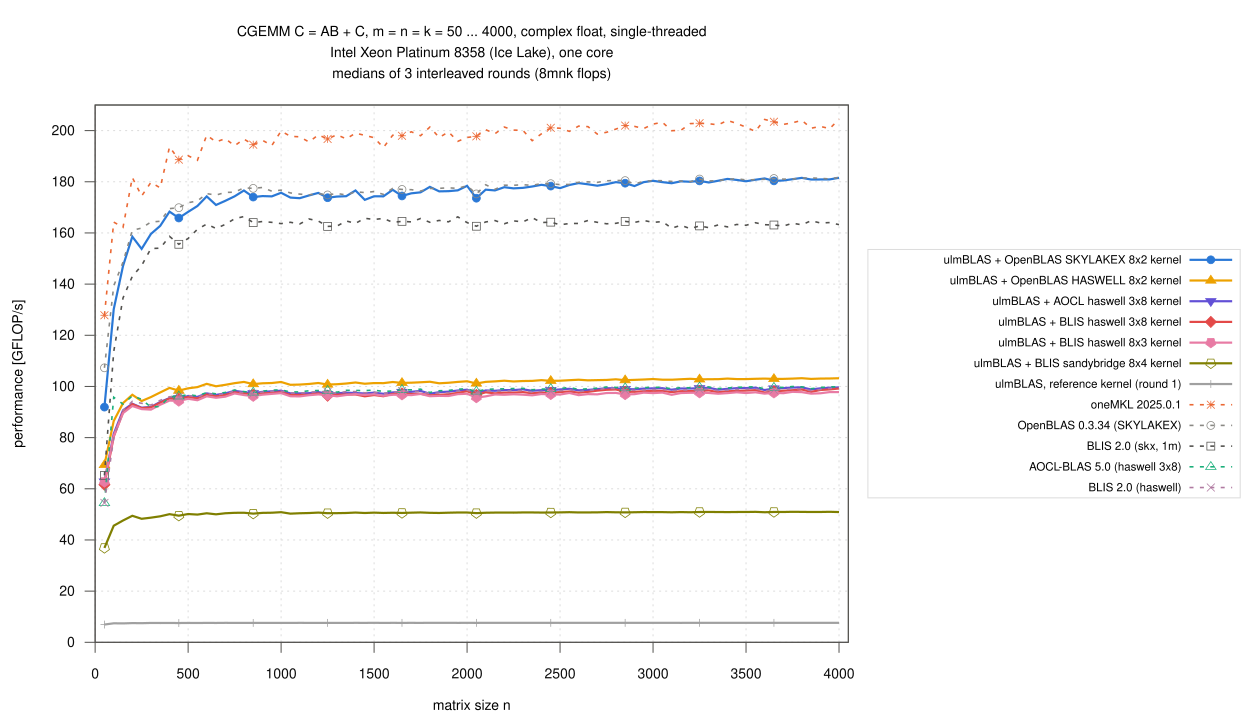

Recreate this plot in gnuplot.
load "_style.gp"
set terminal svg size 1250,720 dynamic enhanced font "Helvetica,14" background rgb "white"
set output "cgemm_full.svg"
set title "CGEMM C = AB + C, m = n = k = 50 ... 4000, complex float, single-threaded\n".CPU."\nmedians of 3 interleaved rounds (8mnk flops)" font ",14"
set xlabel "matrix size n"
set ylabel "performance [GFLOP/s]"
set xrange [0:4050]
set xtics 500
set yrange [0:210]
set ytics 20
set key outside right center vertical font ",11.5" spacing 1.2 width 1 box lc rgb "#dcdcdc"
plot for [i=1:7] D."gemm.csv" using "n":V[i] with linespoints \
         lc rgb C[i] lw 2.2 dt 1 pt P[i] pi 8 ps 0.75 title T[i], \
     for [i=8:|V|] D."gemm.csv" using "n":V[i] with linespoints \
         lc rgb C[i] lw 1.6 dt 2 pt P[i] pi 8 ps 0.75 title T[i]
